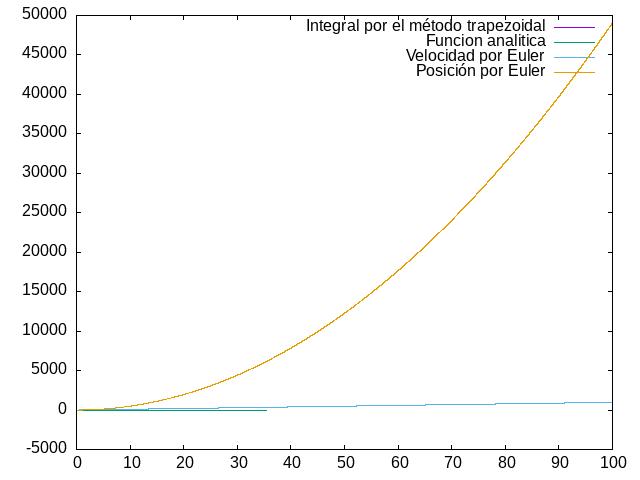

Here is the gnuplot script that generated this plot:
set term png 
set output 'graficas.png' 
plot 'trap.dat' u 1:2 w l title 'Integral por el método trapezoidal', 'analitico.dat' u 1:2 w l title 'Funcion analitica', 'euler.dat' u 1:2 w l title 'Velocidad por Euler', 'euler.dat' u 1:3 w l title 'Posición por Euler'